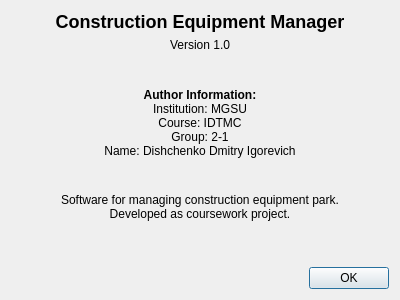
<?xml version="1.0" encoding="UTF-8"?>
<ui version="4.0">
 <class>AboutDialog</class>
 <widget class="QDialog" name="AboutDialog">
  <property name="geometry">
   <rect>
    <x>0</x>
    <y>0</y>
    <width>400</width>
    <height>300</height>
   </rect>
  </property>
  <property name="windowTitle">
   <string>About</string>
  </property>
  <layout class="QVBoxLayout" name="verticalLayout">
   <item>
    <widget class="QLabel" name="titleLabel">
     <property name="text">
      <string>&lt;h2&gt;Construction Equipment Manager&lt;/h2&gt;</string>
     </property>
     <property name="alignment">
      <set>Qt::AlignmentFlag::AlignCenter</set>
     </property>
    </widget>
   </item>
   <item>
    <widget class="QLabel" name="versionLabel">
     <property name="text">
      <string>Version 1.0</string>
     </property>
     <property name="alignment">
      <set>Qt::AlignmentFlag::AlignCenter</set>
     </property>
    </widget>
   </item>
   <item>
    <spacer name="verticalSpacer">
     <property name="orientation">
      <enum>Qt::Orientation::Vertical</enum>
     </property>
     <property name="sizeHint" stdset="0">
      <size>
       <width>20</width>
       <height>20</height>
      </size>
     </property>
    </spacer>
   </item>
   <item>
    <widget class="QLabel" name="authorLabel">
     <property name="text">
      <string>&lt;b&gt;Author Information:&lt;/b&gt;&lt;br&gt;Institution: MGSU&lt;br&gt;Course: IDTMC&lt;br&gt;Group: 2-1&lt;br&gt;Name: Dishchenko Dmitry Igorevich</string>
     </property>
     <property name="alignment">
      <set>Qt::AlignmentFlag::AlignCenter</set>
     </property>
    </widget>
   </item>
   <item>
    <spacer name="verticalSpacer_2">
     <property name="orientation">
      <enum>Qt::Orientation::Vertical</enum>
     </property>
     <property name="sizeHint" stdset="0">
      <size>
       <width>20</width>
       <height>20</height>
      </size>
     </property>
    </spacer>
   </item>
   <item>
    <widget class="QLabel" name="descriptionLabel">
     <property name="text">
      <string>Software for managing construction equipment park.&lt;br&gt;
Developed as coursework project.</string>
     </property>
     <property name="alignment">
      <set>Qt::AlignmentFlag::AlignCenter</set>
     </property>
    </widget>
   </item>
   <item>
    <spacer name="verticalSpacer_3">
     <property name="orientation">
      <enum>Qt::Orientation::Vertical</enum>
     </property>
     <property name="sizeHint" stdset="0">
      <size>
       <width>20</width>
       <height>40</height>
      </size>
     </property>
    </spacer>
   </item>
   <item>
    <widget class="QDialogButtonBox" name="buttonBox">
     <property name="orientation">
      <enum>Qt::Orientation::Horizontal</enum>
     </property>
     <property name="standardButtons">
      <set>QDialogButtonBox::StandardButton::Ok</set>
     </property>
    </widget>
   </item>
  </layout>
 </widget>
 <resources/>
 <connections>
  <connection>
   <sender>buttonBox</sender>
   <signal>accepted()</signal>
   <receiver>AboutDialog</receiver>
   <slot>accept()</slot>
   <hints>
    <hint type="sourcelabel">
     <x>248</x>
     <y>254</y>
    </hint>
    <hint type="destinationlabel">
     <x>157</x>
     <y>274</y>
    </hint>
   </hints>
  </connection>
 </connections>
</ui>
